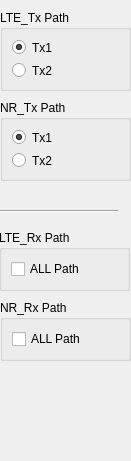
        <widget class="QWidget" name="encc_path">
         <property name="geometry">
          <rect>
           <x>0</x>
           <y>0</y>
           <width>131</width>
           <height>461</height>
          </rect>
         </property>
         <attribute name="label">
          <string>Endc Path</string>
         </attribute>
         <widget class="QGroupBox" name="lte_rx_endc_groupBox">
          <property name="geometry">
           <rect>
            <x>-1</x>
            <y>230</y>
            <width>131</width>
            <height>61</height>
           </rect>
          </property>
          <property name="title">
           <string>LTE_Rx Path</string>
          </property>
          <layout class="QVBoxLayout" name="verticalLayout_7">
           <item>
            <widget class="QCheckBox" name="rx_all_path_endc_lte">
             <property name="text">
              <string>ALL Path</string>
             </property>
            </widget>
           </item>
          </layout>
         </widget>
         <widget class="QGroupBox" name="nr_rx_endc_groupBox">
          <property name="geometry">
           <rect>
            <x>0</x>
            <y>300</y>
            <width>131</width>
            <height>61</height>
           </rect>
          </property>
          <property name="title">
           <string>NR_Rx Path</string>
          </property>
          <layout class="QVBoxLayout" name="verticalLayout_8">
           <item>
            <widget class="QCheckBox" name="rx_all_path_endc_nr">
             <property name="text">
              <string>ALL Path</string>
             </property>
            </widget>
           </item>
          </layout>
         </widget>
         <widget class="QGroupBox" name="lte_rx_endc_groupBox_2">
          <property name="geometry">
           <rect>
            <x>0</x>
            <y>10</y>
            <width>131</width>
            <height>81</height>
           </rect>
          </property>
          <property name="title">
           <string>LTE_Tx Path</string>
          </property>
          <layout class="QVBoxLayout" name="verticalLayout_10">
           <item>
            <widget class="QRadioButton" name="endc_tx1_path_lte_radioButton">
             <property name="text">
              <string>Tx1</string>
             </property>
             <property name="checked">
              <bool>true</bool>
             </property>
            </widget>
           </item>
           <item>
            <widget class="QRadioButton" name="endc_tx2_path_lte_radioButton">
             <property name="text">
              <string>Tx2</string>
             </property>
            </widget>
           </item>
          </layout>
         </widget>
         <widget class="QGroupBox" name="lte_rx_endc_groupBox_5">
          <property name="geometry">
           <rect>
            <x>0</x>
            <y>100</y>
            <width>131</width>
            <height>81</height>
           </rect>
          </property>
          <property name="title">
           <string>NR_Tx Path</string>
          </property>
          <layout class="QVBoxLayout" name="verticalLayout_18">
           <item>
            <widget class="QRadioButton" name="endc_tx1_path_nr_radioButton">
             <property name="text">
              <string>Tx1</string>
             </property>
             <property name="checked">
              <bool>true</bool>
             </property>
            </widget>
           </item>
           <item>
            <widget class="QRadioButton" name="endc_tx2_path_nr_radioButton">
             <property name="text">
              <string>Tx2</string>
             </property>
            </widget>
           </item>
          </layout>
         </widget>
         <widget class="Line" name="line">
          <property name="geometry">
           <rect>
            <x>0</x>
            <y>210</y>
            <width>118</width>
            <height>3</height>
           </rect>
          </property>
          <property name="orientation">
           <enum>Qt::Horizontal</enum>
          </property>
         </widget>
        </widget>
